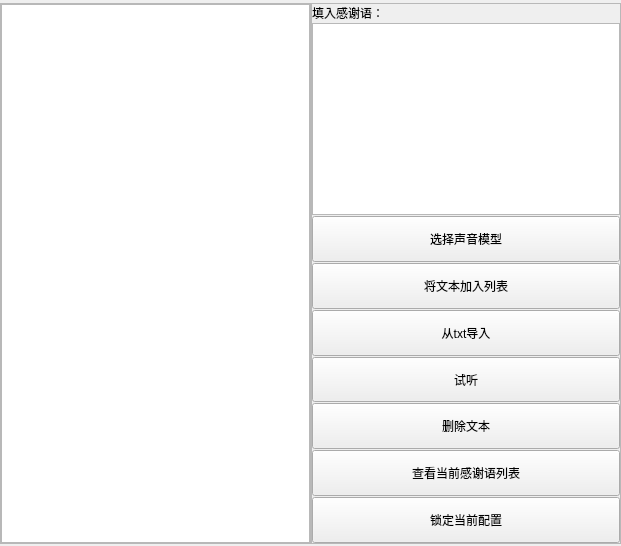
<?xml version="1.0" encoding="UTF-8"?>
<ui version="4.0">
 <class>MainWindow</class>
 <widget class="QMainWindow" name="MainWindow">
  <property name="geometry">
   <rect>
    <x>0</x>
    <y>0</y>
    <width>621</width>
    <height>546</height>
   </rect>
  </property>
  <property name="maximumSize">
   <size>
    <width>621</width>
    <height>546</height>
   </size>
  </property>
  <property name="windowTitle">
   <string>MainWindow</string>
  </property>
  <widget class="QWidget" name="centralwidget">
   <property name="minimumSize">
    <size>
     <width>0</width>
     <height>0</height>
    </size>
   </property>
   <property name="maximumSize">
    <size>
     <width>16777215</width>
     <height>16777215</height>
    </size>
   </property>
   <layout class="QHBoxLayout" name="horizontalLayout">
    <property name="spacing">
     <number>0</number>
    </property>
    <property name="leftMargin">
     <number>0</number>
    </property>
    <property name="topMargin">
     <number>3</number>
    </property>
    <property name="rightMargin">
     <number>0</number>
    </property>
    <property name="bottomMargin">
     <number>2</number>
    </property>
    <item>
     <widget class="QFrame" name="Work_frame">
      <property name="frameShape">
       <enum>QFrame::StyledPanel</enum>
      </property>
      <property name="frameShadow">
       <enum>QFrame::Raised</enum>
      </property>
      <layout class="QVBoxLayout" name="verticalLayout_2">
       <property name="spacing">
        <number>0</number>
       </property>
       <property name="leftMargin">
        <number>0</number>
       </property>
       <property name="topMargin">
        <number>0</number>
       </property>
       <property name="rightMargin">
        <number>0</number>
       </property>
       <property name="bottomMargin">
        <number>0</number>
       </property>
       <item>
        <widget class="QTextBrowser" name="Work_browser"/>
       </item>
      </layout>
     </widget>
    </item>
    <item>
     <widget class="QFrame" name="Function_frame">
      <property name="frameShape">
       <enum>QFrame::StyledPanel</enum>
      </property>
      <property name="frameShadow">
       <enum>QFrame::Raised</enum>
      </property>
      <layout class="QVBoxLayout" name="verticalLayout">
       <property name="spacing">
        <number>1</number>
       </property>
       <property name="leftMargin">
        <number>0</number>
       </property>
       <property name="topMargin">
        <number>0</number>
       </property>
       <property name="rightMargin">
        <number>0</number>
       </property>
       <property name="bottomMargin">
        <number>0</number>
       </property>
       <item>
        <widget class="QLabel" name="Thank_label">
         <property name="text">
          <string>填入感谢语：</string>
         </property>
        </widget>
       </item>
       <item>
        <widget class="QTextEdit" name="Thank_edit"/>
       </item>
       <item>
        <widget class="QPushButton" name="SelectVoice_button">
         <property name="sizePolicy">
          <sizepolicy hsizetype="Minimum" vsizetype="Expanding">
           <horstretch>0</horstretch>
           <verstretch>0</verstretch>
          </sizepolicy>
         </property>
         <property name="cursor">
          <cursorShape>PointingHandCursor</cursorShape>
         </property>
         <property name="text">
          <string>选择声音模型</string>
         </property>
        </widget>
       </item>
       <item>
        <widget class="QPushButton" name="Add_button">
         <property name="sizePolicy">
          <sizepolicy hsizetype="Minimum" vsizetype="Expanding">
           <horstretch>0</horstretch>
           <verstretch>0</verstretch>
          </sizepolicy>
         </property>
         <property name="cursor">
          <cursorShape>PointingHandCursor</cursorShape>
         </property>
         <property name="text">
          <string>将文本加入列表</string>
         </property>
        </widget>
       </item>
       <item>
        <widget class="QPushButton" name="Txt_button">
         <property name="sizePolicy">
          <sizepolicy hsizetype="Minimum" vsizetype="Expanding">
           <horstretch>0</horstretch>
           <verstretch>0</verstretch>
          </sizepolicy>
         </property>
         <property name="cursor">
          <cursorShape>PointingHandCursor</cursorShape>
         </property>
         <property name="text">
          <string>从txt导入</string>
         </property>
        </widget>
       </item>
       <item>
        <widget class="QPushButton" name="ListenTest_button">
         <property name="sizePolicy">
          <sizepolicy hsizetype="Minimum" vsizetype="Expanding">
           <horstretch>0</horstretch>
           <verstretch>0</verstretch>
          </sizepolicy>
         </property>
         <property name="cursor">
          <cursorShape>PointingHandCursor</cursorShape>
         </property>
         <property name="text">
          <string>试听</string>
         </property>
        </widget>
       </item>
       <item>
        <widget class="QPushButton" name="Del_button">
         <property name="sizePolicy">
          <sizepolicy hsizetype="Minimum" vsizetype="Expanding">
           <horstretch>0</horstretch>
           <verstretch>0</verstretch>
          </sizepolicy>
         </property>
         <property name="cursor">
          <cursorShape>PointingHandCursor</cursorShape>
         </property>
         <property name="text">
          <string>删除文本</string>
         </property>
        </widget>
       </item>
       <item>
        <widget class="QPushButton" name="Show_button">
         <property name="sizePolicy">
          <sizepolicy hsizetype="Minimum" vsizetype="Expanding">
           <horstretch>0</horstretch>
           <verstretch>0</verstretch>
          </sizepolicy>
         </property>
         <property name="cursor">
          <cursorShape>PointingHandCursor</cursorShape>
         </property>
         <property name="text">
          <string>查看当前感谢语列表</string>
         </property>
        </widget>
       </item>
       <item>
        <widget class="QPushButton" name="Affirm_button">
         <property name="sizePolicy">
          <sizepolicy hsizetype="Minimum" vsizetype="Expanding">
           <horstretch>0</horstretch>
           <verstretch>0</verstretch>
          </sizepolicy>
         </property>
         <property name="cursor">
          <cursorShape>PointingHandCursor</cursorShape>
         </property>
         <property name="text">
          <string>锁定当前配置</string>
         </property>
        </widget>
       </item>
      </layout>
     </widget>
    </item>
   </layout>
  </widget>
 </widget>
 <resources/>
 <connections/>
</ui>
